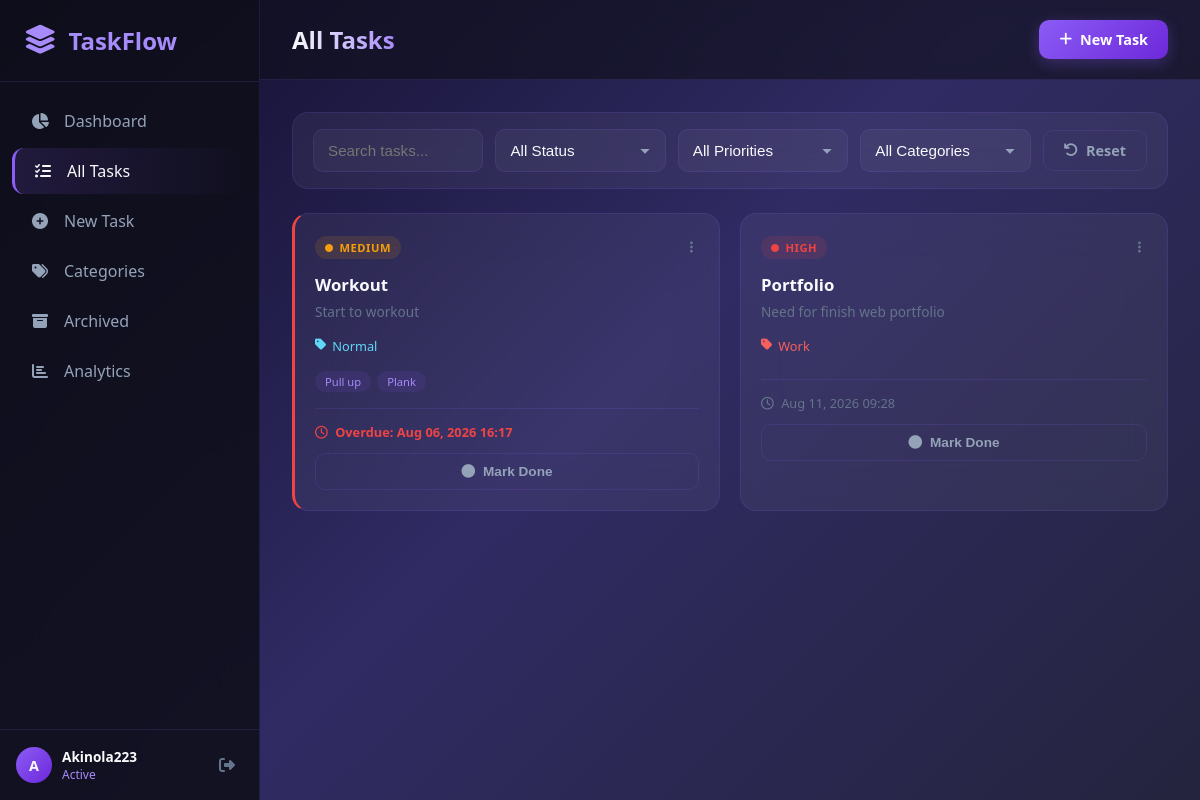
The app's page /tasks/ (signed in) with its own data.
### tasks/models.py (models this page shows, shortened)
class Task(models.Model):
    PRIORITY_CHOICES = [
        ('low', 'Low'),
        ('medium', 'Medium'),
        ('high', 'High'),
        ('urgent', 'Urgent'),
    ]
    STATUS_CHOICES = [
        ('pending', 'Pending'),
        ('in_progress', 'In Progress'),
        ('completed', 'Completed'),
        ('archived', 'Archived'),
    ]
    user = models.ForeignKey(User, on_delete=models.CASCADE, related_name='tasks')
    title = models.CharField(max_length=200)
    description = models.TextField(blank=True)
    priority = models.CharField(max_length=10, choices=PRIORITY_CHOICES, default='medium')
    status = models.CharField(max_length=15, choices=STATUS_CHOICES, default='pending')
    category = models.ForeignKey(Category, on_delete=models.SET_NULL, null=True, blank=True, related_name='tasks')
    due_date = models.DateTimeField(null=True, blank=True)
    reminder_at = models.DateTimeField(null=True, blank=True)
    completed_at = models.DateTimeField(null=True, blank=True)
    is_pinned = models.BooleanField(default=False)
    tags = models.JSONField(default=list, blank=True)
    created_at = models.DateTimeField(auto_now_add=True)
    updated_at = models.DateTimeField(auto_now=True)
    class Meta:
        ordering = ['-is_pinned', '-created_at']
    @property
    def is_overdue(self):
        if self.due_date and self.status != 'completed':
            return timezone.now() > self.due_date
        return False
    @property
    def is_due_soon(self):
        if self.due_date and self.status != 'completed':
            time_diff = self.due_date - timezone.now()
            return 0 < time_diff.total_seconds() <= 86400  # 24 hours
        return False

class Category(models.Model):
    name = models.CharField(max_length=50)
    color = models.CharField(max_length=7, default="#8b5cf6")
    icon = models.CharField(max_length=30, default="fa-tag")
    user = models.ForeignKey(User, on_delete=models.CASCADE, related_name='categories')
    created_at = models.DateTimeField(auto_now_add=True)
    class Meta:
        verbose_name_plural = "Categories"
        ordering = ['name']

### tasks/views.py (the view)
# urls.py: path('tasks/', views.task_list, name='task_list'),
@login_required
def task_list(request):
    user = request.user
    status_filter = request.GET.get('status', '')
    priority_filter = request.GET.get('priority', '')
    category_filter = request.GET.get('category', '')
    search_query = request.GET.get('q', '')
    sort_by = request.GET.get('sort', '-created_at')
    tasks = Task.objects.filter(user=user).select_related('category').prefetch_related('subtasks')
    if status_filter:
        tasks = tasks.filter(status=status_filter)
    if priority_filter:
        tasks = tasks.filter(priority=priority_filter)
    if category_filter:
        tasks = tasks.filter(category_id=category_filter)
    if search_query:
        tasks = tasks.filter(Q(title__icontains=search_query) | Q(description__icontains=search_query))
    tasks = tasks.order_by(sort_by)
    categories = Category.objects.filter(user=user)
    context = {
        'tasks': tasks,
        'categories': categories,
        'status_filter': status_filter,
        'priority_filter': priority_filter,
        'category_filter': category_filter,
        'search_query': search_query,
        'sort_by': sort_by,
        'status_choices': Task.STATUS_CHOICES,
        'priority_choices': Task.PRIORITY_CHOICES,
    }
    return render(request, 'tasks/task_list.html', context)

### templates/tasks/task_list.html (shortened to what this page needs)
{% extends 'base.html' %}
{% block page_title %}
All Tasks
{% endblock %}
{% block content %}
<div class="task-list-page">
    <div class="filters-bar glass-card">
        <form method="get" class="filters-form">
            <div class="filter-group">
                <input type="text" name="q" value="{{ search_query }}" placeholder="Search tasks..." class="form-input search-input">
            </div>
            <div class="filter-group">
                <select name="status" class="form-select" onchange="this.form.submit()">
                    <option value="">All Status</option>
                </select>
            </div>
            <div class="filter-group">
                <select name="priority" class="form-select" onchange="this.form.submit()">
                    <option value="">All Priorities</option>
                </select>
            </div>
            <div class="filter-group">
                <select name="category" class="form-select" onchange="this.form.submit()">
                    <option value="">All Categories</option>
                </select>
            </div>
            <a href="{% url 'task_list' %}" class="btn btn-ghost">
                <i class="fas fa-undo"></i> Reset
            </a>
        </form>
    </div>
    <div class="task-grid">
        {% for task in tasks %}
<div class="task-card
{% if task.is_overdue %}
overdue
{% endif %}
">
            <div class="task-card-header">
                <div class="task-priority-badge {{ task.priority }}">
                    <i class="fas fa-circle"></i> {{ task.priority|title }}
                </div>
                <div class="task-actions-dropdown">
                    <button class="btn-icon" onclick="toggleDropdown(this)">
                        <i class="fas fa-ellipsis-v"></i>
                    </button>
                </div>
            </div>
            <div class="task-card-body">
                <h4 class="task-title">{{ task.title }}</h4>
                {% if task.description %}
                <p class="task-desc">{{ task.description|truncatechars:100 }}</p>
                {% endif %}
                {% if task.category %}
                <span class="task-category" style="color: {{ task.category.color }}">
                    <i class="fas {{ task.category.icon }}"></i> {{ task.category.name }}
                </span>
                {% endif %}
                {% if task.tags %}
                <div class="task-tags">
                    {% for tag in task.tags %}
                    <span class="tag">{{ tag }}</span>
                    {% endfor %}
                </div>
                {% endif %}
            </div>
            <div class="task-card-footer">
                <div class="task-meta-row">
                    {% if task.due_date %}
<span class="task-due
{% if task.is_overdue %}
overdue-text
{% elif task.is_due_soon %}
soon-text
{% endif %}
">
                        <i class="far fa-clock"></i>
{% if task.is_overdue %}
Overdue:
{% endif %}
                        {{ task.due_date|date:"M d, Y H:i" }}
                    </span>
                    {% endif %}
                </div>
<button class="task-toggle-btn
"
                        data-task-id="{{ task.id }}"
                        onclick="toggleTaskStatus(this)">
<i class="fas
{% if task.status == 'completed' %}
fa-check-circle
{% else %}
fa-circle
{% endif %}
"></i>
<span>
{% if task.status == 'completed' %}
Completed
{% else %}
Mark Done
{% endif %}
</span>
                </button>
            </div>
        </div>
        {% endfor %}
    </div>
</div>
{% endblock %}

### templates/base.html (shortened to what this page needs)
{% load static %}
<!doctype html>
<html lang="en">
  <head>
    <link
      rel="stylesheet"
      href="https://cdnjs.cloudflare.com/ajax/libs/font-awesome/6.4.0/css/all.min.css"
    />
    <link rel="stylesheet" href="{% static 'css/style.css' %}" />
  </head>
  <body>
    <div class="app-container">
      <aside class="sidebar" id="sidebar">
        <div class="sidebar-header">
          <div class="logo">
            <i class="fas fa-layer-group"></i>
            <span>TaskFlow</span>
          </div>
        </div>
        <nav class="sidebar-nav">
          <a
            href="
{% url 'dashboard' %}
"
            class="nav-item {% if request.resolver_match.url_name == 'dashboard' %} active {% endif %}"
          >
            <i class="fas fa-chart-pie"></i>
            <span>Dashboard</span>
          </a>
          <a
            href="
{% url 'task_list' %}
"
            class="nav-item {% if request.resolver_match.url_name == 'task_list' %} active {% endif %}"
          >
            <i class="fas fa-tasks"></i>
            <span>All Tasks</span>
          </a>
          <a
            href="
{% url 'task_create' %}
"
            class="nav-item {% if request.resolver_match.url_name == 'task_create' %} active {% endif %}"
          >
            <i class="fas fa-plus-circle"></i>
            <span>New Task</span>
          </a>
          <a
            href="
{% url 'category_list' %}
"
            class="nav-item {% if request.resolver_match.url_name == 'category_list' %} active {% endif %}"
          >
            <i class="fas fa-tags"></i>
            <span>Categories</span>
          </a>
          <a
            href="
{% url 'archived_tasks' %}
"
            class="nav-item {% if request.resolver_match.url_name == 'archived_tasks' %} active {% endif %}"
          >
            <i class="fas fa-archive"></i>
            <span>Archived</span>
          </a>
          <a
            href="
{% url 'analytics' %}
"
            class="nav-item {% if request.resolver_match.url_name == 'analytics' %} active {% endif %}"
          >
            <i class="fas fa-chart-bar"></i>
            <span>Analytics</span>
          </a>
        </nav>
        <div class="sidebar-footer">
          <div class="user-info">
            <div class="user-avatar">
              {{ request.user.username|first|upper }}
            </div>
            <div class="user-details">
              <span class="user-name">{{ request.user.username }}</span>
              <span class="user-role">Active</span>
            </div>
          </div>
          <a href="{% url 'logout' %}" class="logout-btn" title="Logout">
            <i class="fas fa-sign-out-alt"></i>
          </a>
        </div>
      </aside>
      <main class="main-content">
        <div class="top-bar">
          <h1 class="page-title">
            {% block page_title %} Dashboard {% endblock %}
          </h1>
          <div class="top-actions">
            <a href="{% url 'task_create' %}" class="btn btn-primary">
              <i class="fas fa-plus"></i> New Task
            </a>
          </div>
        </div>
        <div class="content-wrapper">
           {% block content %} {% endblock %}
        </div>
      </main>
    </div>
  </body>
</html>

### records on screen
Task: priority "MEDIUM", title "Workout", description "Start to workout", category.name "Normal", tags "Pull up" "Plank", shows "Overdue:", due_date "Aug 06, 2026 16:17", status "Mark Done"
Task: priority "HIGH", title "Portfolio", description "Need for finish web portfolio", category.name "Work", due_date "Aug 11, 2026 09:28", status "Mark Done"

### other values on screen
{{ request.user.username|first|upper }} "A"
{{ request.user.username }} "Akinola223"
